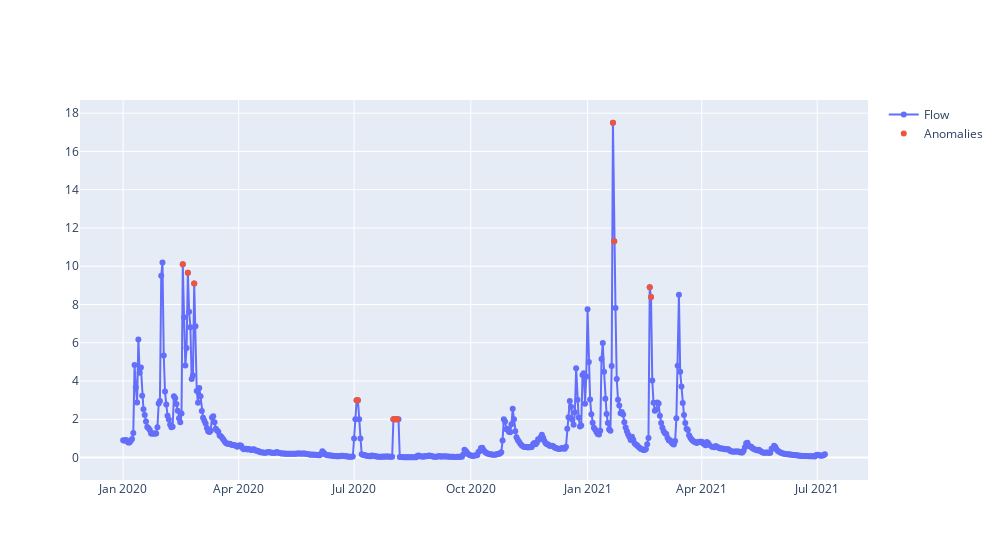

The cell this chart's notebook holds for it:
### Code cell
anom = detector.detect(test)
fig = go.Figure(data=[
    go.Scatter(go.Scatter(x=test.index, y=test, mode='markers+lines'), name="Flow"),
    go.Scatter(go.Scatter(x=test[anom].index, y=test[anom], mode='markers', name='Anomalies')),
    ], layout=go.Layout(width=1000))
fig.show()

### Figure 1 — Plotly figure (JSON) as saved in the notebook; plotly's stock layout.template omitted (floating-point values rounded to 4 significant figures; data arrays with more than 128 entries replaced by an {"elided": "..."} marker saying what was removed)
{"data": [{"mode": "markers+lines", "name": "Flow", "type": "scatter", "x": {"elided": "553 str values"}, "y": {"elided": "553 float values"}}, {"mode": "markers", "name": "Anomalies", "type": "scatter", "x": ["2020-02-17T00:00:00", "2020-02-21T00:00:00", "2020-02-26T00:00:00", "2020-07-03T00:00:00", "2020-07-04T00:00:00", "2020-08-01T00:00:00", "2020-08-02T00:00:00", "2020-08-03T00:00:00", "2020-08-04T00:00:00", "2021-01-21T00:00:00", "2021-01-22T00:00:00", "2021-02-19T00:00:00", "2021-02-20T00:00:00"], "y": [10.1, 9.66, 9.1, 3, 3, 2, 2, 2, 2, 17.5, 11.3, 8.9, 8.39]}], "layout": {"width": 1000}}
